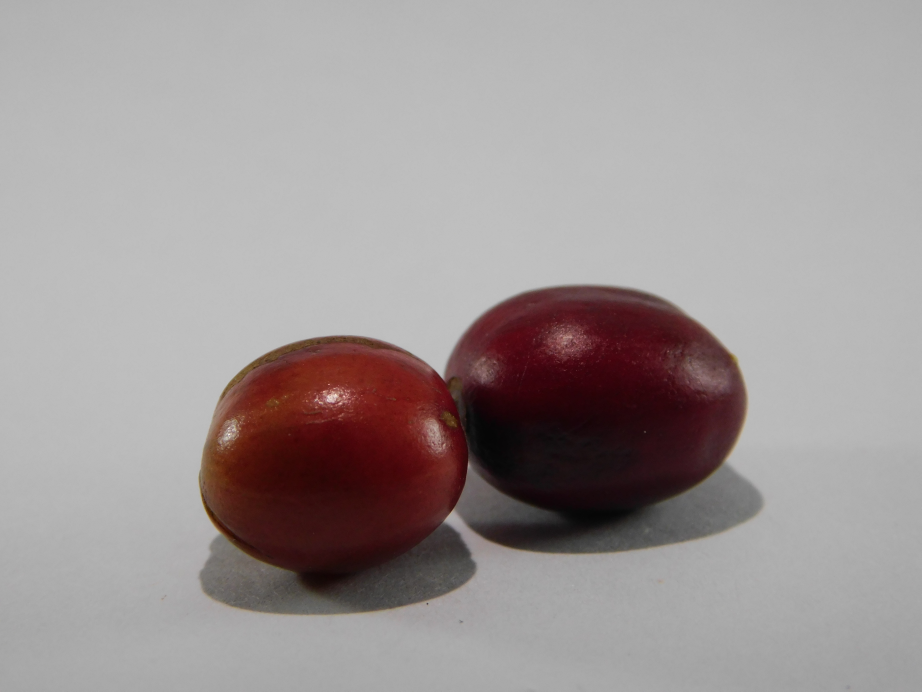
#> input picture python/Dataset/PRUEBAS/DSCN0394.JPG, 4608 x 3456 px, given in place of the camera (shown at 1/5 size)
$ python 'Prototipo1 eleccion color.py'
#> lines starting #> are read from the running program, lines starting #| are printed output that depends on the picture; after the words box and inside, x2 and y2 are one past the last pixel; in counts of white or black regions, pixels touching at a corner belong together
#! /usr/bin/env python3
"""
Created on Tue Aug  11 15:00:22 2022

@author: Santiago Rodriguez Avila
"""

import serial
import cv2
import numpy as np
import time

# pines de arduino
pin_0 = 5
pin_1 = 6
pin_2 = 7
pin_3 = 8
pin_4 = 9
pin_5 = 10
encendidos = [0, 0, 0, 0, 0, 0]
serialArduino = serial.Serial(port='COM5', baudrate=9600, timeout=.1)

# red mask
lower_red1 = np.array([0, 50, 45])# HSV2 -H[160-175,0-20] S[75-255] V[45,180]rojo
upper_red1 = np.array([20, 255, 180])
lower_red2 = np.array([165, 50, 45])
upper_red2 = np.array([179, 255, 180])

# green mask
lower_green = np.array([30, 145, 155])
upper_green = np.array([60, 255, 255])

# funcion que detecta los bordes segun la mascara que se le pase
def find_contours(mascara, color):
    mascara_verde = ('g' == color)
    # Find contours tiene 3 entradas, imagen, contorno y jerarquia
    contornos, _ = cv2.findContours(mascara, cv2.RETR_EXTERNAL,
                                    cv2.CHAIN_APPROX_SIMPLE)

    # Dibujar contorno para objetos mayores a cierta area
    for c in contornos:
        area = cv2.contourArea(c)
        if area > 2500 and not mascara_verde:
            M = cv2.moments(c)
            if M["m00"] == 0: M["m00"] = 1
            x = int(M["m10"] / M["m00"])
            y = int(M["m01"] / M["m00"])
            cv2.circle(frame, (x, y), 6, (250, 50, 50), -1)

            nuevo_contorno = cv2.convexHull(c)
            cv2.drawContours(frame, [nuevo_contorno], 0, (255, 0, 0), 3)
            if x <= 320:
                if not mascara_verde:
                    #print("zona 1 hay cafe bueno")
                    encendidos[0] = 1
                    cv2.rectangle(frame, (15, 15), (300, 470), (12, 180, 12), 5)
                else: pass
            else:
                if not mascara_verde:
                    #print("zona 1 hay cafe bueno")
                    encendidos[1] = 1
                    cv2.rectangle(frame, (330, 15), (630, 470), (12, 180, 12), 5)
                else: pass


camara= 0 # 0 camara portatil, 1 webcam
video = cv2.VideoCapture(camara)

while True:
    ret, frame = video.read()
#> frame is the input picture: shape (3456, 4608, 3); mean B, G, R 150.8, 151, 158.6
    if not ret: break
    # crear una mascara del color que se quiera tener
    start_time = time.time()
    framelab = cv2.cvtColor(frame, cv2.COLOR_BGR2HSV)
#> framelab: shape (3456, 4608, 3); mean H, S, V 22.3, 28.9, 158.7
    red_mask1 = cv2.inRange(framelab, lower_red1, upper_red1)
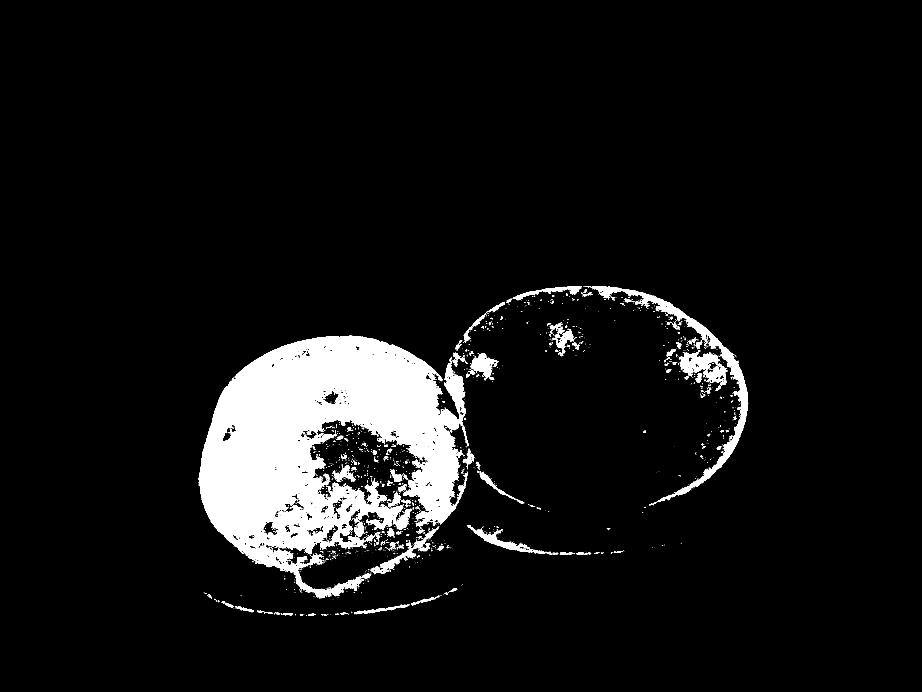
#> red_mask1: shape (3456, 4608) (shown at 1/5 size); 6.8% white; 2514 white regions (2206 under 20 px), largest, box (x1, y1, x2, y2) and area: (993, 1679, 2338, 2962) 910293, (2925, 1430, 3741, 2504) 51606, (3394, 1760, 3596, 1881) 11667
    red_mask2 = cv2.inRange(framelab, lower_red2, upper_red2)
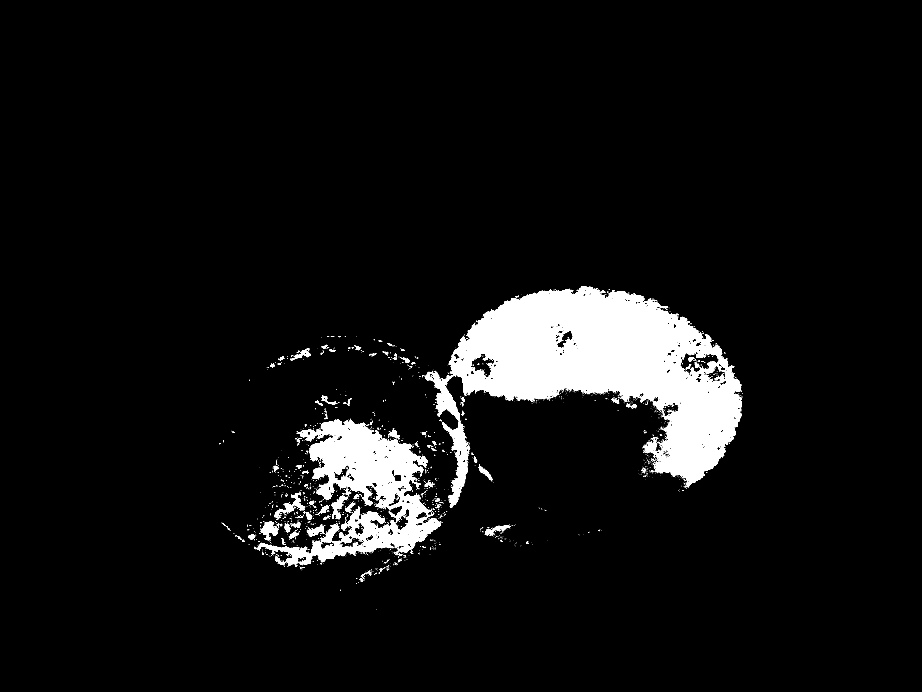
#> red_mask2: shape (3456, 4608) (shown at 1/5 size); 6.1% white; 2888 white regions (2677 under 20 px), largest, box (x1, y1, x2, y2) and area: (2234, 1433, 3708, 2436) 671522, (1270, 2096, 2204, 2829) 223216, (2124, 1859, 2341, 2539) 32590
    mascara = cv2.add(red_mask1, red_mask2)
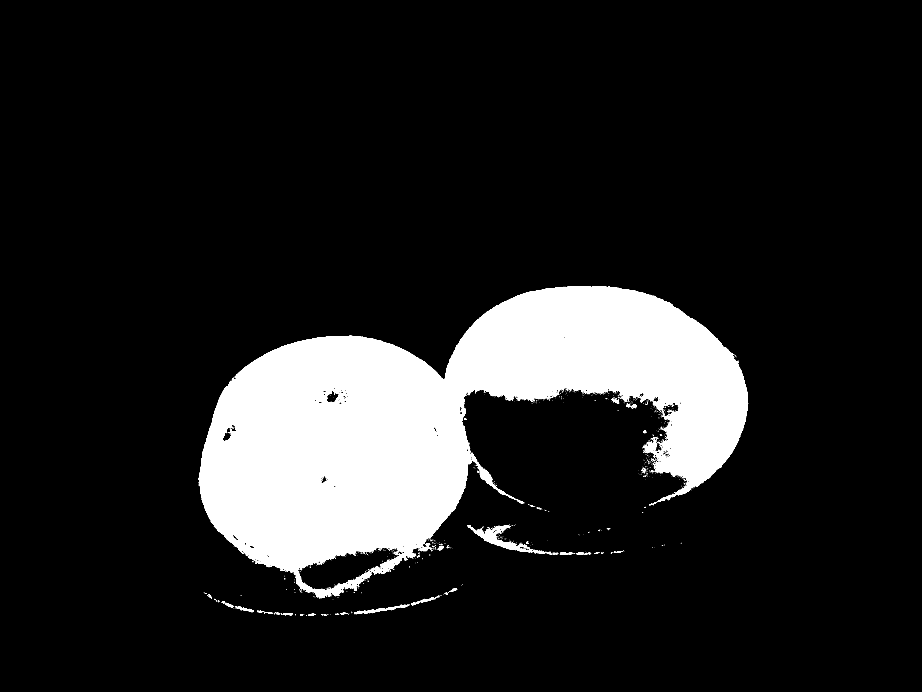
#> mascara: shape (3456, 4608) (shown at 1/5 size); 13% white; 2048 white regions (1958 under 20 px), largest, box (x1, y1, x2, y2) and area: (993, 1430, 3741, 2962) 2026396, (2352, 2626, 2792, 2773) 10298, (1572, 2855, 1857, 2992) 8091
    kernel = cv2.getStructuringElement(cv2.MORPH_RECT, (5, 5))
    mascara_roja = cv2.morphologyEx(mascara, cv2.MORPH_OPEN, kernel)
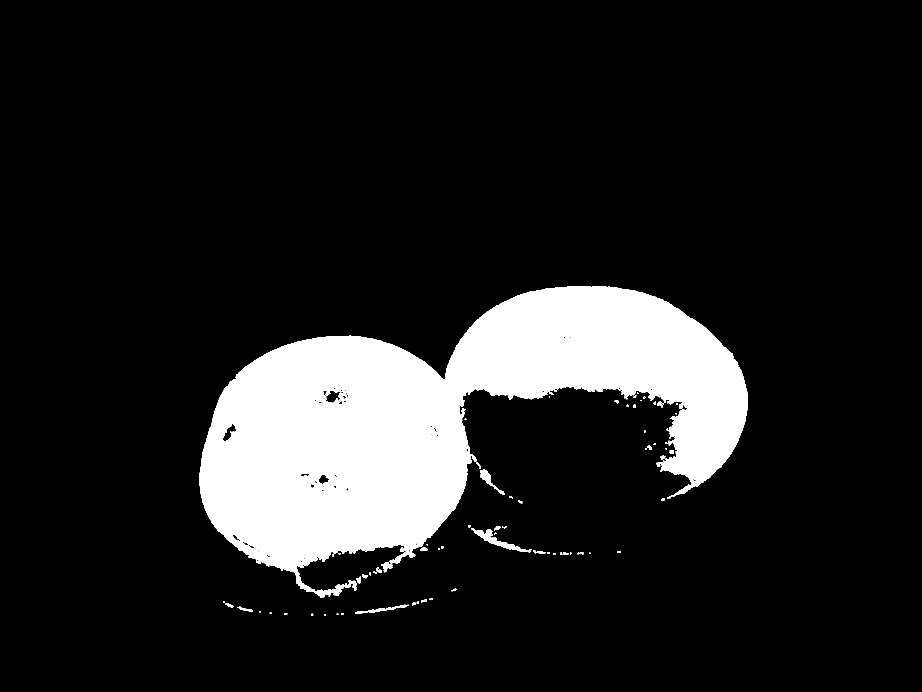
#> mascara_roja: shape (3456, 4608) (shown at 1/5 size); 12.7% white; 125 white regions
    #result = cv2.bitwise_and(frame, frame, mask=mascara)


    mascara_verde = cv2.inRange(framelab, lower_green, upper_green)
#> mascara_verde: shape (3456, 4608); every value is 0
    mascara_verde = cv2.morphologyEx(mascara_verde, cv2.MORPH_OPEN, kernel)

    find_contours(mascara_verde,'g')
#> in find_contours, `contornos, _ = cv2.findContours(mascara, cv2.RETR_EXTERNAL, cv2.CHAIN_..`: contornos = []
#> after the loop in find_contours, `for c in contornos:`: encendidos = [0, 0, 0, 0, 0, 0]
    find_contours(mascara_roja,'r')
#> in find_contours (call 2), `contornos, _ = cv2.findContours(mascara, cv2.RETR_EXTERNAL, cv2.CHAIN_..`: contornos = 122 contours, 18 with area under 20; largest, box (x1, y1, x2, y2) and area: (995, 1430, 3740, 2960) 1999438, (2358, 2642, 2656, 2761) 6516, (1574, 2921, 1720, 2989) 3496, (2400, 2347, 2524, 2472) 2948, (1842, 3024, 2033, 3063) 1646
#> the loop in find_contours (call 2), `for c in contornos:` made 122 passes
#> (area, x, y) on passes 25, 66, 79, 122: (3496.5, 1651, 2956), (6516, 2485, 2703), (2948, 2442, 2396), (1999438.5, 2198, 2090)
#> area on passes 2, 3, 5, 6, 7, 8: 69, 31, 81.5, 36, 49, 401

    serial_msg = ''.join(str(i) for i in encendidos)
    serial_msg+="\n"
    #print(serial_msg + " ******")
    serialArduino.write(serial_msg.encode('utf-8'))
    data = serialArduino.readline()
    #print(data)

    final_time = time.time()-start_time
    #print("Tiempo x foto: ",final_time)
    #cv2.line(frame, (0, 240), (640, 240), (80, 80, 80), 3)
    #cv2.line(frame, (213, 0), (213, 480), (80, 80, 80), 3)
    cv2.line(frame, (320, 0), (320, 480), (80, 80, 80), 3)
    print(encendidos)
#| [0, 1, 0, 0, 0, 0]
    cv2.imshow("mascara roja", mascara)
    cv2.imshow("mascara verde", mascara_verde)
    cv2.imshow("Stream", frame)
    encendidos = [0]*6
    # val_led = 0
    # cad = str(val_led) + "," + str(mot_led)
    # serialArduino.write(cad.encode('ascii'))
    if cv2.waitKey(1) & 0xFF == ord('q'):
#> (key q is pressed here)
        break
    # [8 lines of commented-out code are left out]

video.release()
cv2.destroyAllWindows()

'''
TODO:

crear metodo dibujar contornos para color rojo y verde.
Crear metodo que compare tamaño de


primero analizo si hay verde en la seccion, si hay -> Cuadro rojo, pasar a siguiente frame (no hay necesidad de analizar rojo porque ya es cafe malo)

Condicionales con 6 áreas de selección

            if y < 240:
                if x <= 213:
                    if not mascara_verde:
                        #print("zona 1 hay cafe bueno")
                        encendidos[0] = 1
                        cv2.rectangle(frame, (15, 15), (200, 230), (12, 180, 12), 5)
                    else: pass
                elif 213 < x < 426:
                    if not mascara_verde:
                        #print("zona 2 hay cafe bueno")
                        encendidos[1] = 1
                        cv2.rectangle(frame, (220, 15), (410, 230), (12, 180, 12), 5)
                    else: pass
                elif 426 < x < 639:
                    if not mascara_verde:
                        #print("zona 3 hay cafe bueno")
                        encendidos[2] = 1
                        cv2.rectangle(frame, (430, 15), (630, 230), (12, 180, 12), 5)
                    else: pass
            elif y >= 240:
                if x <= 213:
                    if not mascara_verde:
                        #print("zona 6 hay cafe bueno")
                        encendidos[5] = 1
                        cv2.rectangle(frame, (15, 255), (200, 470), (12, 180, 12), 5)
                    else: pass
                elif 213 < x < 426:
                    if not mascara_verde:
                        #print("zona 5 hay cafe bueno")
                        encendidos[4] = 1
                        cv2.rectangle(frame, (220, 255), (410, 470), (12, 180, 12), 5)
                    else: pass
                elif 426 < x < 639:
                    if not mascara_verde:
                        #print("zona 4 hay cafe bueno")
                        encendidos[3] = 1
                        cv2.rectangle(frame, (430, 255), (630, 470), (12, 180, 12), 5)
                    else: pass

'''
